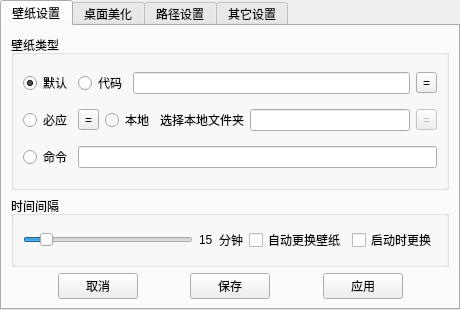
<?xml version="1.0" encoding="UTF-8"?>
<ui version="4.0">
 <class>frame</class>
 <widget class="QFrame" name="frame">
  <property name="geometry">
   <rect>
    <x>0</x>
    <y>0</y>
    <width>460</width>
    <height>310</height>
   </rect>
  </property>
  <property name="minimumSize">
   <size>
    <width>460</width>
    <height>310</height>
   </size>
  </property>
  <property name="maximumSize">
   <size>
    <width>460</width>
    <height>310</height>
   </size>
  </property>
  <property name="windowTitle">
   <string> 设置</string>
  </property>
  <layout class="QVBoxLayout" name="verticalLayout_5">
   <property name="spacing">
    <number>0</number>
   </property>
   <property name="leftMargin">
    <number>0</number>
   </property>
   <property name="topMargin">
    <number>0</number>
   </property>
   <property name="rightMargin">
    <number>0</number>
   </property>
   <property name="bottomMargin">
    <number>0</number>
   </property>
   <item>
    <widget class="QTabWidget" name="tabWidget">
     <property name="currentIndex">
      <number>0</number>
     </property>
     <widget class="QWidget" name="tab">
      <attribute name="title">
       <string>壁纸设置</string>
      </attribute>
      <layout class="QVBoxLayout" name="verticalLayout_7">
       <item>
        <widget class="QGroupBox" name="groupBox_8">
         <property name="minimumSize">
          <size>
           <width>0</width>
           <height>155</height>
          </size>
         </property>
         <property name="title">
          <string>壁纸类型</string>
         </property>
         <layout class="QVBoxLayout" name="verticalLayout_2">
          <item>
           <layout class="QHBoxLayout" name="horizontalLayout">
            <item>
             <widget class="QRadioButton" name="rBtnDefault">
              <property name="toolTip">
               <string>来自Unsplash的精彩图片</string>
              </property>
              <property name="text">
               <string>默认</string>
              </property>
              <property name="checked">
               <bool>true</bool>
              </property>
             </widget>
            </item>
            <item>
             <widget class="QRadioButton" name="rBtnCode">
              <property name="toolTip">
               <string>自定义代码</string>
              </property>
              <property name="text">
               <string>代码</string>
              </property>
             </widget>
            </item>
            <item>
             <widget class="QLineEdit" name="linePyCode"/>
            </item>
            <item>
             <widget class="QToolButton" name="tBtnChooseCodeFile">
              <property name="text">
               <string>=</string>
              </property>
             </widget>
            </item>
           </layout>
          </item>
          <item>
           <layout class="QHBoxLayout" name="horizontalLayout_2">
            <item>
             <widget class="QRadioButton" name="rBtnBing">
              <property name="toolTip">
               <string>当天最新的必应壁纸</string>
              </property>
              <property name="text">
               <string>必应</string>
              </property>
             </widget>
            </item>
            <item>
             <widget class="QToolButton" name="tBtnSetBing">
              <property name="toolTip">
               <string>必应设置</string>
              </property>
              <property name="text">
               <string>=</string>
              </property>
             </widget>
            </item>
            <item>
             <widget class="QRadioButton" name="rBtnNative">
              <property name="toolTip">
               <string>随机更换本地文件夹中的壁纸</string>
              </property>
              <property name="text">
               <string>本地</string>
              </property>
             </widget>
            </item>
            <item>
             <widget class="QLabel" name="label">
              <property name="maximumSize">
               <size>
                <width>100</width>
                <height>16777215</height>
               </size>
              </property>
              <property name="text">
               <string>选择本地文件夹</string>
              </property>
             </widget>
            </item>
            <item>
             <widget class="QLineEdit" name="lineNativePaperPath">
              <property name="enabled">
               <bool>true</bool>
              </property>
              <property name="readOnly">
               <bool>true</bool>
              </property>
             </widget>
            </item>
            <item>
             <widget class="QToolButton" name="BtnChooseFolder">
              <property name="enabled">
               <bool>false</bool>
              </property>
              <property name="toolTip">
               <string>选择文件夹</string>
              </property>
              <property name="text">
               <string>=</string>
              </property>
             </widget>
            </item>
           </layout>
          </item>
          <item>
           <layout class="QHBoxLayout" name="horizontalLayout_3">
            <item>
             <widget class="QRadioButton" name="rBtnCmd">
              <property name="toolTip">
               <string>来自脚本的输出结果</string>
              </property>
              <property name="text">
               <string>命令</string>
              </property>
             </widget>
            </item>
            <item>
             <widget class="QLineEdit" name="usrCmd">
              <property name="toolTip">
               <string>输入一段有效命令</string>
              </property>
             </widget>
            </item>
           </layout>
          </item>
         </layout>
        </widget>
       </item>
       <item>
        <layout class="QHBoxLayout" name="horizontalLayout_4">
         <item>
          <widget class="QGroupBox" name="groupBox_9">
           <property name="toolTip">
            <string>后台更换壁纸的时间间隔</string>
           </property>
           <property name="title">
            <string>时间间隔</string>
           </property>
           <layout class="QHBoxLayout" name="horizontalLayout_9">
            <item>
             <widget class="QSlider" name="sLdTimeInterval">
              <property name="cursor">
               <cursorShape>PointingHandCursor</cursorShape>
              </property>
              <property name="toolTip">
               <string>后台更换壁纸的时间间隔</string>
              </property>
              <property name="minimum">
               <number>5</number>
              </property>
              <property name="maximum">
               <number>100</number>
              </property>
              <property name="pageStep">
               <number>5</number>
              </property>
              <property name="value">
               <number>15</number>
              </property>
              <property name="orientation">
               <enum>Qt::Horizontal</enum>
              </property>
              <property name="invertedAppearance">
               <bool>false</bool>
              </property>
              <property name="invertedControls">
               <bool>true</bool>
              </property>
             </widget>
            </item>
            <item>
             <widget class="QLabel" name="labTimeInterval">
              <property name="text">
               <string>15</string>
              </property>
             </widget>
            </item>
            <item>
             <widget class="QLabel" name="label_7">
              <property name="text">
               <string>分钟</string>
              </property>
             </widget>
            </item>
            <item>
             <widget class="QCheckBox" name="chkAutoChangePaper">
              <property name="cursor">
               <cursorShape>PointingHandCursor</cursorShape>
              </property>
              <property name="toolTip">
               <string>是否启用后台自动更换</string>
              </property>
              <property name="text">
               <string>自动更换壁纸</string>
              </property>
             </widget>
            </item>
            <item>
             <widget class="QCheckBox" name="chkChangeWhenStart">
              <property name="toolTip">
               <string>软件启动刚时更换一次壁纸，即使没有勾选自动更换壁纸也有效。</string>
              </property>
              <property name="text">
               <string>启动时更换</string>
              </property>
              <property name="checked">
               <bool>false</bool>
              </property>
             </widget>
            </item>
           </layout>
          </widget>
         </item>
        </layout>
       </item>
       <item>
        <layout class="QHBoxLayout" name="horizontalLayout_5">
         <item>
          <spacer name="horizontalSpacer_3">
           <property name="orientation">
            <enum>Qt::Horizontal</enum>
           </property>
           <property name="sizeHint" stdset="0">
            <size>
             <width>40</width>
             <height>20</height>
            </size>
           </property>
          </spacer>
         </item>
         <item>
          <widget class="QPushButton" name="pBtnCancel">
           <property name="cursor">
            <cursorShape>PointingHandCursor</cursorShape>
           </property>
           <property name="toolTip">
            <string>关闭窗口</string>
           </property>
           <property name="text">
            <string>取消</string>
           </property>
          </widget>
         </item>
         <item>
          <spacer name="horizontalSpacer_4">
           <property name="orientation">
            <enum>Qt::Horizontal</enum>
           </property>
           <property name="sizeHint" stdset="0">
            <size>
             <width>40</width>
             <height>20</height>
            </size>
           </property>
          </spacer>
         </item>
         <item>
          <widget class="QPushButton" name="pBtnWallpaperSave">
           <property name="cursor">
            <cursorShape>PointingHandCursor</cursorShape>
           </property>
           <property name="toolTip">
            <string>*保存此页设置</string>
           </property>
           <property name="text">
            <string>保存</string>
           </property>
          </widget>
         </item>
         <item>
          <spacer name="horizontalSpacer_5">
           <property name="orientation">
            <enum>Qt::Horizontal</enum>
           </property>
           <property name="sizeHint" stdset="0">
            <size>
             <width>40</width>
             <height>20</height>
            </size>
           </property>
          </spacer>
         </item>
         <item>
          <widget class="QPushButton" name="pBtnWallpaperApply">
           <property name="cursor">
            <cursorShape>PointingHandCursor</cursorShape>
           </property>
           <property name="toolTip">
            <string>立即应用此页设置，但不保存</string>
           </property>
           <property name="text">
            <string>应用</string>
           </property>
          </widget>
         </item>
         <item>
          <spacer name="horizontalSpacer_6">
           <property name="orientation">
            <enum>Qt::Horizontal</enum>
           </property>
           <property name="sizeHint" stdset="0">
            <size>
             <width>40</width>
             <height>20</height>
            </size>
           </property>
          </spacer>
         </item>
        </layout>
       </item>
      </layout>
     </widget>
     <widget class="QWidget" name="tab_3">
      <attribute name="title">
       <string>桌面美化</string>
      </attribute>
      <layout class="QVBoxLayout" name="verticalLayout_8">
       <property name="bottomMargin">
        <number>9</number>
       </property>
       <item>
        <layout class="QHBoxLayout" name="horizontalLayout_10">
         <item>
          <widget class="QGroupBox" name="groupBox_2">
           <property name="title">
            <string>任务栏风格</string>
           </property>
           <layout class="QHBoxLayout" name="horizontalLayout_13">
            <item>
             <widget class="QRadioButton" name="rBtnTaskStyleDefault">
              <property name="text">
               <string>默认</string>
              </property>
              <property name="checked">
               <bool>true</bool>
              </property>
             </widget>
            </item>
            <item>
             <widget class="QRadioButton" name="rBtnTaskStyleTransparent">
              <property name="text">
               <string>透明</string>
              </property>
             </widget>
            </item>
            <item>
             <widget class="QRadioButton" name="rBtnTaskStyleGlass">
              <property name="text">
               <string>玻璃</string>
              </property>
             </widget>
            </item>
            <item>
             <widget class="QRadioButton" name="rBtnTaskStyleAcrylic">
              <property name="text">
               <string>亚克力</string>
              </property>
             </widget>
            </item>
           </layout>
          </widget>
         </item>
         <item>
          <widget class="QGroupBox" name="groupBox_11">
           <property name="toolTip">
            <string>修改注册表，从而改变任务栏右下角时间的精度</string>
           </property>
           <property name="title">
            <string>时间精度(重启生效)</string>
           </property>
           <layout class="QHBoxLayout" name="horizontalLayout_6">
            <item>
             <widget class="QRadioButton" name="chkTimeUnit_min">
              <property name="toolTip">
               <string>*任务栏时间显示到具体分钟</string>
              </property>
              <property name="text">
               <string>分</string>
              </property>
              <property name="checked">
               <bool>true</bool>
              </property>
             </widget>
            </item>
            <item>
             <widget class="QRadioButton" name="chkTimeUnit_sec">
              <property name="toolTip">
               <string>*任务栏时间显示到具体秒数</string>
              </property>
              <property name="text">
               <string>秒</string>
              </property>
             </widget>
            </item>
           </layout>
          </widget>
         </item>
        </layout>
       </item>
       <item>
        <layout class="QHBoxLayout" name="horizontalLayout_16">
         <item>
          <widget class="QGroupBox" name="groupBox">
           <property name="minimumSize">
            <size>
             <width>0</width>
             <height>0</height>
            </size>
           </property>
           <property name="maximumSize">
            <size>
             <width>180</width>
             <height>16777215</height>
            </size>
           </property>
           <property name="toolTip">
            <string>分别修改没有或有最大化窗口时任务栏的状态</string>
           </property>
           <property name="title">
            <string>窗口状态</string>
           </property>
           <layout class="QHBoxLayout" name="horizontalLayout_12">
            <item>
             <widget class="QRadioButton" name="rBtnWinTaskNormal">
              <property name="toolTip">
               <string>没有最大化窗口时任务栏的状态</string>
              </property>
              <property name="text">
               <string>常规</string>
              </property>
              <property name="checked">
               <bool>true</bool>
              </property>
             </widget>
            </item>
            <item>
             <widget class="QRadioButton" name="rBtnWinTaskMax">
              <property name="toolTip">
               <string>有最大化窗口时任务栏的状态</string>
              </property>
              <property name="text">
               <string>窗口最大化</string>
              </property>
             </widget>
            </item>
           </layout>
          </widget>
         </item>
         <item>
          <widget class="QGroupBox" name="groupBox_4">
           <property name="title">
            <string>任务栏图标位置</string>
           </property>
           <layout class="QHBoxLayout" name="horizontalLayout_15">
            <item>
             <widget class="QRadioButton" name="rBtnTaskIconLeft">
              <property name="text">
               <string>左</string>
              </property>
              <property name="checked">
               <bool>true</bool>
              </property>
             </widget>
            </item>
            <item>
             <widget class="QRadioButton" name="rBtnTaskIconCenter">
              <property name="text">
               <string>中</string>
              </property>
             </widget>
            </item>
            <item>
             <widget class="QRadioButton" name="rBtnTaskIconRight">
              <property name="text">
               <string>右</string>
              </property>
             </widget>
            </item>
           </layout>
          </widget>
         </item>
        </layout>
       </item>
       <item>
        <layout class="QHBoxLayout" name="horizontalLayout_18">
         <item>
          <widget class="QGroupBox" name="groupBox_3">
           <property name="toolTip">
            <string>任务栏和任务栏图标的不透明度</string>
           </property>
           <property name="title">
            <string>不透明度</string>
           </property>
           <layout class="QHBoxLayout" name="horizontalLayout_14">
            <item>
             <widget class="QLabel" name="label_16">
              <property name="text">
               <string>任务栏</string>
              </property>
             </widget>
            </item>
            <item>
             <widget class="QSlider" name="sLdTaskBackAlph">
              <property name="cursor">
               <cursorShape>PointingHandCursor</cursorShape>
              </property>
              <property name="minimum">
               <number>1</number>
              </property>
              <property name="maximum">
               <number>255</number>
              </property>
              <property name="singleStep">
               <number>0</number>
              </property>
              <property name="value">
               <number>255</number>
              </property>
              <property name="sliderPosition">
               <number>255</number>
              </property>
              <property name="orientation">
               <enum>Qt::Horizontal</enum>
              </property>
             </widget>
            </item>
            <item>
             <widget class="QLabel" name="labelTaskBackAlph">
              <property name="text">
               <string>255</string>
              </property>
             </widget>
            </item>
            <item>
             <widget class="Line" name="line">
              <property name="minimumSize">
               <size>
                <width>2</width>
                <height>0</height>
               </size>
              </property>
              <property name="maximumSize">
               <size>
                <width>1</width>
                <height>22</height>
               </size>
              </property>
              <property name="styleSheet">
               <string notr="true">color: rgb(0, 0, 0);
background-color: rgb(0, 0, 0);</string>
              </property>
              <property name="lineWidth">
               <number>2</number>
              </property>
              <property name="orientation">
               <enum>Qt::Vertical</enum>
              </property>
             </widget>
            </item>
            <item>
             <widget class="QLabel" name="label_5">
              <property name="text">
               <string>图标</string>
              </property>
             </widget>
            </item>
            <item>
             <widget class="QSlider" name="sLdTaskIconAlph">
              <property name="cursor">
               <cursorShape>PointingHandCursor</cursorShape>
              </property>
              <property name="maximum">
               <number>255</number>
              </property>
              <property name="value">
               <number>255</number>
              </property>
              <property name="sliderPosition">
               <number>255</number>
              </property>
              <property name="orientation">
               <enum>Qt::Horizontal</enum>
              </property>
             </widget>
            </item>
            <item>
             <widget class="QLabel" name="labelTaskIconAlph">
              <property name="text">
               <string>255</string>
              </property>
             </widget>
            </item>
           </layout>
          </widget>
         </item>
         <item>
          <widget class="QGroupBox" name="groupBox_5">
           <property name="toolTip">
            <string>刷新任务栏颜色与透明度的时间间隔</string>
           </property>
           <property name="title">
            <string>刷新时间</string>
           </property>
           <layout class="QHBoxLayout" name="horizontalLayout_17">
            <item>
             <widget class="QSlider" name="sLdUpdateRefreshTime">
              <property name="cursor">
               <cursorShape>PointingHandCursor</cursorShape>
              </property>
              <property name="toolTip">
               <string>刷新任务栏的时间间隔</string>
              </property>
              <property name="minimum">
               <number>33</number>
              </property>
              <property name="maximum">
               <number>198</number>
              </property>
              <property name="value">
               <number>33</number>
              </property>
              <property name="orientation">
               <enum>Qt::Horizontal</enum>
              </property>
             </widget>
            </item>
            <item>
             <widget class="QLabel" name="labelTaskRefreshTime">
              <property name="text">
               <string>33</string>
              </property>
             </widget>
            </item>
            <item>
             <widget class="QLabel" name="label_3">
              <property name="text">
               <string>毫秒</string>
              </property>
             </widget>
            </item>
           </layout>
          </widget>
         </item>
        </layout>
       </item>
       <item>
        <layout class="QHBoxLayout" name="horizontalLayout_20">
         <item>
          <widget class="QGroupBox" name="groupBox_13">
           <property name="maximumSize">
            <size>
             <width>60</width>
             <height>57</height>
            </size>
           </property>
           <property name="toolTip">
            <string>任务栏的背景颜色</string>
           </property>
           <property name="title">
            <string>颜色</string>
           </property>
           <layout class="QHBoxLayout" name="horizontalLayout_21">
            <item>
             <widget class="QPushButton" name="pushButton_3">
              <property name="minimumSize">
               <size>
                <width>24</width>
                <height>24</height>
               </size>
              </property>
              <property name="maximumSize">
               <size>
                <width>24</width>
                <height>24</height>
               </size>
              </property>
              <property name="cursor">
               <cursorShape>PointingHandCursor</cursorShape>
              </property>
              <property name="toolTip">
               <string>任务栏的背景颜色</string>
              </property>
              <property name="styleSheet">
               <string notr="true">background-color: rgb(0, 0, 0);</string>
              </property>
              <property name="text">
               <string/>
              </property>
             </widget>
            </item>
           </layout>
          </widget>
         </item>
         <item>
          <widget class="QGroupBox" name="groupBox_12">
           <property name="sizePolicy">
            <sizepolicy hsizetype="MinimumExpanding" vsizetype="Preferred">
             <horstretch>0</horstretch>
             <verstretch>0</verstretch>
            </sizepolicy>
           </property>
           <property name="maximumSize">
            <size>
             <width>16777215</width>
             <height>57</height>
            </size>
           </property>
           <property name="toolTip">
            <string>将任务栏透明度写入注册表</string>
           </property>
           <property name="title">
            <string>开机时任务栏透明度</string>
           </property>
           <layout class="QHBoxLayout" name="horizontalLayout_19">
            <item>
             <widget class="QRadioButton" name="rBtnTaskAlphLow">
              <property name="minimumSize">
               <size>
                <width>35</width>
                <height>0</height>
               </size>
              </property>
              <property name="maximumSize">
               <size>
                <width>35</width>
                <height>16777215</height>
               </size>
              </property>
              <property name="toolTip">
               <string>*不透明</string>
              </property>
              <property name="text">
               <string>低</string>
              </property>
              <property name="checked">
               <bool>true</bool>
              </property>
             </widget>
            </item>
            <item>
             <widget class="QRadioButton" name="rBtnIconAlphMid">
              <property name="minimumSize">
               <size>
                <width>35</width>
                <height>0</height>
               </size>
              </property>
              <property name="maximumSize">
               <size>
                <width>35</width>
                <height>16777215</height>
               </size>
              </property>
              <property name="toolTip">
               <string>*半透明</string>
              </property>
              <property name="text">
               <string>中</string>
              </property>
             </widget>
            </item>
            <item>
             <widget class="QRadioButton" name="rBtnIconAlphHigh">
              <property name="minimumSize">
               <size>
                <width>35</width>
                <height>0</height>
               </size>
              </property>
              <property name="maximumSize">
               <size>
                <width>35</width>
                <height>16777215</height>
               </size>
              </property>
              <property name="toolTip">
               <string>*全透明</string>
              </property>
              <property name="text">
               <string>高</string>
              </property>
             </widget>
            </item>
           </layout>
          </widget>
         </item>
         <item>
          <widget class="QGroupBox" name="groupBox_22">
           <property name="sizePolicy">
            <sizepolicy hsizetype="MinimumExpanding" vsizetype="Preferred">
             <horstretch>0</horstretch>
             <verstretch>0</verstretch>
            </sizepolicy>
           </property>
           <property name="maximumSize">
            <size>
             <width>100</width>
             <height>16777215</height>
            </size>
           </property>
           <property name="title">
            <string>桌面图标控制</string>
           </property>
           <layout class="QHBoxLayout" name="horizontalLayout_31">
            <item>
             <spacer name="horizontalSpacer">
              <property name="orientation">
               <enum>Qt::Horizontal</enum>
              </property>
              <property name="sizeHint" stdset="0">
               <size>
                <width>40</width>
                <height>20</height>
               </size>
              </property>
             </spacer>
            </item>
            <item>
             <widget class="QCheckBox" name="chkControlDesktopIcon">
              <property name="text">
               <string>开启</string>
              </property>
             </widget>
            </item>
            <item>
             <spacer name="horizontalSpacer_2">
              <property name="orientation">
               <enum>Qt::Horizontal</enum>
              </property>
              <property name="sizeHint" stdset="0">
               <size>
                <width>40</width>
                <height>20</height>
               </size>
              </property>
             </spacer>
            </item>
           </layout>
          </widget>
         </item>
         <item>
          <layout class="QVBoxLayout" name="verticalLayout">
           <property name="spacing">
            <number>2</number>
           </property>
           <property name="leftMargin">
            <number>0</number>
           </property>
           <property name="topMargin">
            <number>0</number>
           </property>
           <property name="rightMargin">
            <number>0</number>
           </property>
           <property name="bottomMargin">
            <number>0</number>
           </property>
           <item>
            <widget class="QPushButton" name="pBtnCancel_2">
             <property name="sizePolicy">
              <sizepolicy hsizetype="Minimum" vsizetype="Minimum">
               <horstretch>0</horstretch>
               <verstretch>0</verstretch>
              </sizepolicy>
             </property>
             <property name="maximumSize">
              <size>
               <width>80</width>
               <height>16777215</height>
              </size>
             </property>
             <property name="cursor">
              <cursorShape>PointingHandCursor</cursorShape>
             </property>
             <property name="toolTip">
              <string>关闭窗口</string>
             </property>
             <property name="text">
              <string>取消</string>
             </property>
            </widget>
           </item>
           <item>
            <widget class="QPushButton" name="pBtnSaveTaskSettings">
             <property name="sizePolicy">
              <sizepolicy hsizetype="Minimum" vsizetype="Minimum">
               <horstretch>0</horstretch>
               <verstretch>0</verstretch>
              </sizepolicy>
             </property>
             <property name="maximumSize">
              <size>
               <width>80</width>
               <height>16777215</height>
              </size>
             </property>
             <property name="cursor">
              <cursorShape>PointingHandCursor</cursorShape>
             </property>
             <property name="toolTip">
              <string>*保存此页非注册表设置</string>
             </property>
             <property name="text">
              <string>保存</string>
             </property>
            </widget>
           </item>
          </layout>
         </item>
        </layout>
       </item>
      </layout>
     </widget>
     <widget class="QWidget" name="tab_2">
      <attribute name="title">
       <string>路径设置</string>
      </attribute>
      <layout class="QVBoxLayout" name="verticalLayout_6">
       <property name="leftMargin">
        <number>9</number>
       </property>
       <property name="bottomMargin">
        <number>9</number>
       </property>
       <item>
        <widget class="QGroupBox" name="groupBox_6">
         <property name="title">
          <string>资源目录</string>
         </property>
         <layout class="QVBoxLayout" name="verticalLayout_3">
          <item>
           <layout class="QHBoxLayout" name="horizontalLayout_00">
            <item>
             <widget class="QLabel" name="label_10">
              <property name="text">
               <string>配置文件位置</string>
              </property>
             </widget>
            </item>
            <item>
             <widget class="QLineEdit" name="lineAppData"/>
            </item>
            <item>
             <widget class="QPushButton" name="pBtnOpenAppData">
              <property name="cursor">
               <cursorShape>PointingHandCursor</cursorShape>
              </property>
              <property name="toolTip">
               <string>打开目录</string>
              </property>
              <property name="text">
               <string>打开</string>
              </property>
             </widget>
            </item>
           </layout>
          </item>
         </layout>
        </widget>
       </item>
      </layout>
     </widget>
     <widget class="QWidget" name="tab_4">
      <attribute name="title">
       <string>其它设置</string>
      </attribute>
      <layout class="QVBoxLayout" name="verticalLayout_4">
       <item>
        <widget class="QGroupBox" name="groupBox_17">
         <property name="title">
          <string>翻译设置</string>
         </property>
         <layout class="QHBoxLayout" name="horizontalLayout_26">
          <item>
           <widget class="QLabel" name="label_18">
            <property name="maximumSize">
             <size>
              <width>16777215</width>
              <height>20</height>
             </size>
            </property>
            <property name="text">
             <string>APP ID：</string>
            </property>
           </widget>
          </item>
          <item>
           <widget class="QLineEdit" name="line_APP_ID"/>
          </item>
          <item>
           <widget class="QLabel" name="label_19">
            <property name="text">
             <string>密钥：</string>
            </property>
           </widget>
          </item>
          <item>
           <widget class="QLineEdit" name="line_PASS_WORD"/>
          </item>
          <item>
           <widget class="QPushButton" name="pBtn_Save_Tran_Info">
            <property name="cursor">
             <cursorShape>PointingHandCursor</cursorShape>
            </property>
            <property name="toolTip">
             <string>*保存翻译验证信息</string>
            </property>
            <property name="text">
             <string>保存</string>
            </property>
           </widget>
          </item>
         </layout>
        </widget>
       </item>
       <item>
        <layout class="QHBoxLayout" name="horizontalLayout_27">
         <item>
          <widget class="QGroupBox" name="groupBox_16">
           <property name="title">
            <string>皮肤设置</string>
           </property>
           <layout class="QHBoxLayout" name="horizontalLayout_8">
            <item>
             <widget class="QComboBox" name="comboBox_3">
              <property name="cursor">
               <cursorShape>OpenHandCursor</cursorShape>
              </property>
              <item>
               <property name="text">
                <string>经典白</string>
               </property>
              </item>
              <item>
               <property name="text">
                <string>优雅灰</string>
               </property>
              </item>
              <item>
               <property name="text">
                <string>神秘紫</string>
               </property>
              </item>
              <item>
               <property name="text">
                <string>热情红</string>
               </property>
              </item>
              <item>
               <property name="text">
                <string>清新绿</string>
               </property>
              </item>
              <item>
               <property name="text">
                <string>道奇蓝</string>
               </property>
              </item>
              <item>
               <property name="text">
                <string>咖啡褐</string>
               </property>
              </item>
             </widget>
            </item>
            <item>
             <widget class="QPushButton" name="pushButton_5">
              <property name="cursor">
               <cursorShape>PointingHandCursor</cursorShape>
              </property>
              <property name="toolTip">
               <string>*应用并保存皮肤</string>
              </property>
              <property name="text">
               <string>确认</string>
              </property>
             </widget>
            </item>
           </layout>
          </widget>
         </item>
         <item>
          <widget class="QGroupBox" name="groupBox_21">
           <property name="title">
            <string>悬浮窗外观</string>
           </property>
           <layout class="QHBoxLayout" name="horizontalLayout_30">
            <item>
             <widget class="QPushButton" name="pushButton_6">
              <property name="text">
               <string>设置</string>
              </property>
             </widget>
            </item>
           </layout>
          </widget>
         </item>
        </layout>
       </item>
       <item>
        <layout class="QHBoxLayout" name="horizontalLayout_28">
         <item>
          <widget class="QGroupBox" name="groupBox_7">
           <property name="minimumSize">
            <size>
             <width>0</width>
             <height>0</height>
            </size>
           </property>
           <property name="maximumSize">
            <size>
             <width>16777215</width>
             <height>16777215</height>
            </size>
           </property>
           <property name="title">
            <string>系统右键功能</string>
           </property>
           <layout class="QHBoxLayout" name="horizontalLayout_11">
            <item>
             <widget class="QCheckBox" name="chkFile">
              <property name="cursor">
               <cursorShape>PointingHandCursor</cursorShape>
              </property>
              <property name="toolTip">
               <string>右键单击文件时，出现“复制路径”选项</string>
              </property>
              <property name="text">
               <string>文件</string>
              </property>
             </widget>
            </item>
            <item>
             <widget class="QCheckBox" name="chkFolder">
              <property name="cursor">
               <cursorShape>PointingHandCursor</cursorShape>
              </property>
              <property name="toolTip">
               <string>右键单击文件夹时，出现“复制路径”选项</string>
              </property>
              <property name="text">
               <string>文件夹</string>
              </property>
             </widget>
            </item>
            <item>
             <widget class="QCheckBox" name="chkFolderBack">
              <property name="cursor">
               <cursorShape>PointingHandCursor</cursorShape>
              </property>
              <property name="toolTip">
               <string>右键单击空白处时（如桌面），显示“复制路径”选项</string>
              </property>
              <property name="text">
               <string>文件夹背景</string>
              </property>
             </widget>
            </item>
            <item>
             <widget class="QPushButton" name="pBtnApplySysRightMenu">
              <property name="cursor">
               <cursorShape>PointingHandCursor</cursorShape>
              </property>
              <property name="toolTip">
               <string>*立即修改注册表</string>
              </property>
              <property name="styleSheet">
               <string notr="true"/>
              </property>
              <property name="text">
               <string>应用</string>
              </property>
             </widget>
            </item>
           </layout>
          </widget>
         </item>
         <item>
          <widget class="QGroupBox" name="groupBox_20">
           <property name="maximumSize">
            <size>
             <width>80</width>
             <height>16777215</height>
            </size>
           </property>
           <property name="title">
            <string>开机自启</string>
           </property>
           <layout class="QHBoxLayout" name="horizontalLayout_29">
            <property name="spacing">
             <number>6</number>
            </property>
            <property name="leftMargin">
             <number>9</number>
            </property>
            <property name="topMargin">
             <number>9</number>
            </property>
            <property name="rightMargin">
             <number>9</number>
            </property>
            <property name="bottomMargin">
             <number>9</number>
            </property>
            <item>
             <widget class="QCheckBox" name="cBxAutoStart">
              <property name="maximumSize">
               <size>
                <width>15</width>
                <height>16777215</height>
               </size>
              </property>
              <property name="toolTip">
               <string>*开机自动启动Speed Box</string>
              </property>
              <property name="text">
               <string/>
              </property>
             </widget>
            </item>
           </layout>
          </widget>
         </item>
        </layout>
       </item>
       <item>
        <widget class="QGroupBox" name="groupBox_19">
         <property name="minimumSize">
          <size>
           <width>0</width>
           <height>0</height>
          </size>
         </property>
         <property name="maximumSize">
          <size>
           <width>16777215</width>
           <height>88</height>
          </size>
         </property>
         <property name="title">
          <string>关于</string>
         </property>
         <layout class="QHBoxLayout" name="horizontalLayout_25">
          <item>
           <spacer name="horizontalSpacer_7">
            <property name="orientation">
             <enum>Qt::Horizontal</enum>
            </property>
            <property name="sizeHint" stdset="0">
             <size>
              <width>40</width>
              <height>20</height>
             </size>
            </property>
           </spacer>
          </item>
          <item>
           <widget class="QPushButton" name="pBtnOfficialWebsite">
            <property name="cursor">
             <cursorShape>PointingHandCursor</cursorShape>
            </property>
            <property name="toolTip">
             <string>https://speed-box.github.io</string>
            </property>
            <property name="styleSheet">
             <string notr="true"/>
            </property>
            <property name="text">
             <string>官方网站</string>
            </property>
            <property name="flat">
             <bool>false</bool>
            </property>
           </widget>
          </item>
          <item>
           <spacer name="horizontalSpacer_9">
            <property name="orientation">
             <enum>Qt::Horizontal</enum>
            </property>
            <property name="sizeHint" stdset="0">
             <size>
              <width>40</width>
              <height>20</height>
             </size>
            </property>
           </spacer>
          </item>
          <item>
           <widget class="QPushButton" name="pBtnVersionInformation">
            <property name="text">
             <string>版本信息</string>
            </property>
           </widget>
          </item>
          <item>
           <spacer name="horizontalSpacer_8">
            <property name="orientation">
             <enum>Qt::Horizontal</enum>
            </property>
            <property name="sizeHint" stdset="0">
             <size>
              <width>40</width>
              <height>20</height>
             </size>
            </property>
           </spacer>
          </item>
         </layout>
        </widget>
       </item>
      </layout>
     </widget>
    </widget>
   </item>
  </layout>
 </widget>
 <resources/>
 <connections/>
</ui>
